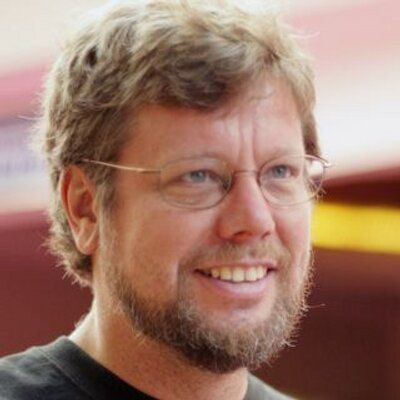
#> input picture image_test.jpg, 400 x 400 px
$ python converter.py
#> lines starting #> are read from the running program, lines starting #| are printed output that depends on the picture
from PIL import Image
import numpy as np
import cv2
import math


def get_hsv_int(hsv):
    return tuple((int(round(hsv[0] * 360)), int(round(hsv[1] * 100)), int(round(hsv[2] * 100))))


def hsv_to_rgb(hsv):
    import colorsys
    rgb = colorsys.hsv_to_rgb(hsv[0] / 360, hsv[1] / 100, hsv[2] / 100)
    return tuple(map(lambda x: int(x * 255), rgb))


def rgb_to_hsv(rgb):
    import colorsys
    hsv = colorsys.rgb_to_hsv(rgb[0] / 255, rgb[1] / 255, rgb[2] / 255)
    return get_hsv_int(hsv)


def tuple_to_string(tp):
    return f'({tp[0]:3},{tp[1]:3},{tp[2]:3})'


def BGR2RGB(bgr):
    """
    :param BGR: tuple
    :return: RGB (R,G,B)
    """
    return bgr[2], bgr[1], bgr[0]


def get_concat_v(im1, im2):
    dst = Image.new('RGB', (im1.width, im1.height + im2.height))
    dst.paste(im1, (0, 0))
    dst.paste(im2, (0, im1.height))
    return dst


def get_concat_h(im1, im2):
    dst = Image.new('RGB', (im1.width + im2.width, im1.height))
    dst.paste(im1, (0, 0))
    dst.paste(im2, (im1.width, 0))
    return dst


def merge_image_list(mode, img_list):
    dst = Image.new(mode, (img_list[0].width, img_list[0].height * len(img_list)))
    for i in range(0, len(img_list)):
        dst.paste(img_list[i], (0, i * img_list[i].height))

    return dst


def get_scale(min, max, scale):
    gap = (max - min) / (scale - 1)
    return list(map(lambda x: round(x * gap), range(0, scale)))


def get_scale_left(min, max, scale):
    gap = (max - min) / scale
    return list(map(lambda x: round(x * gap), range(0, scale)))


def closest(lst, K):
    return lst[min(range(len(lst)), key=lambda i: abs(lst[i] - K))]


h_list = get_scale_left(0, 360, 30)
sv_list = get_scale(0, 100, 15)


def convert_close_hsv(hsv):
    h = closest(h_list, hsv[0])
    s = closest(sv_list, hsv[1])
    v = closest(sv_list, hsv[2])
    return h, s, v

def rgb_2_close_rgb(rgb):
    return hsv_to_rgb(convert_close_hsv(rgb_to_hsv(rgb)))


def image_to_palette(src, K=10):
#> called with src = 'image_test.jpg', K = 20
    img = Image.open(src).convert('RGB')
#> img is the input picture: PIL image 400x400 RGB; mean R, G, B 157.8, 120.9, 105.6

    # resize
    # width = math.floor(size * img.size[0] / img.size[1])
    # img = img.resize((width, size))

    img_arr = np.asarray(img)

    Z = img_arr.reshape((-1, 3))

    # convert to np.float32
    Z = np.float32(Z)

    # define criteria, number of clusters(K) and apply kmeans()
    criteria = (cv2.TERM_CRITERIA_EPS + cv2.TERM_CRITERIA_MAX_ITER, 10, 1.0)
    K = K
    ret, label, center = cv2.kmeans(Z, K, None, criteria, 10, cv2.KMEANS_RANDOM_CENTERS)
#> ret = 36318042.1; center = 20 rows, first 8: [226.8, 194.6, 64.82], [75.73, 35.32, 27.9], [175.6, 148.8, 131], [164.8, 103.4, 77.2], [233.2, 229, 223.9], [153.4, 142, 133.3], [214.3, 166.8, 165.8], [98.16, 99.89, 100.2]

    # Now convert back into uint8, and make original image
    # center = np.uint8(center)
    re_center = np.uint8(list(map(lambda x: rgb_2_close_rgb(x), center)))
#> re_center = 20 rows, first 8: [219, 188, 63], [73, 36, 26], [181, 158, 143], [163, 97, 81], [237, 230, 220], [145, 133, 125], [219, 173, 173], [91, 91, 91]

    # show
    re_res = re_center[label.flatten()]
    # res = center[label.flatten()]

    # res2 = res.reshape((img.size[1], img.size[0], 3))
    re_res2 = re_res.reshape((img.size[1], img.size[0], 3))
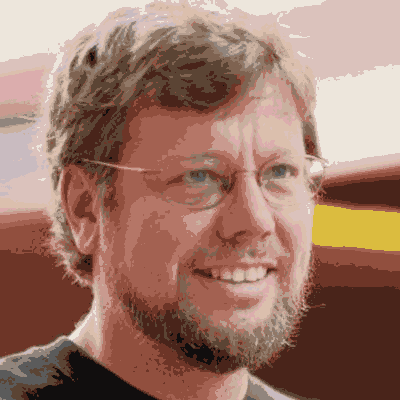
#> re_res2: shape (400, 400, 3); mean R, G, B 157.6, 119.9, 105.1

    # img = Image.fromarray(res2).show()
    img = Image.fromarray(re_res2).show()


    img_list = []
    hsv_list = []
    color_list = [[], []]
    h_list = [(48, 93, 100), (204, 50, 50), (264, 50, 93), (204, 43, 71), (60, 57, 100), (204, 7, 86), (264, 36, 93),
              (48, 64, 86), (36, 50, 64), (204, 29, 79)]
    # print(center)
    for each_img in center:
        color_list[0].append(rgb_to_hsv(each_img))
        color_list[1].append(tuple((each_img[0], each_img[1], each_img[2])))
        hsv_list.append(Image.new('RGB', (500, 100), hsv_to_rgb(rgb_to_hsv(each_img))))
        img_list.append(Image.new('RGB', (500, 100), (each_img[0], each_img[1], each_img[2])))
#> this loop made 1 pass
#> each_img on pass 1: [226.8, 194.6, 64.82]
#> after the loop, hsv_list = 1 item; img_list = []
        # print(rgb_to_hsv(each_img))
    test_list = list(map(lambda x: Image.new('RGB', (500, 100), hsv_to_rgb(convert_close_hsv(x))), color_list[0]))
    im1 = merge_image_list('RGB', img_list)
    im2 = merge_image_list('RGB', hsv_list)
    im3 = merge_image_list('RGB', test_list)

    get_concat_h(get_concat_h(im1, im2), im3).show()

    # [10 lines of commented-out code are left out]
    palette = re_center
    return palette


#> (the run stopped early here; a loop or call above may not have finished)
